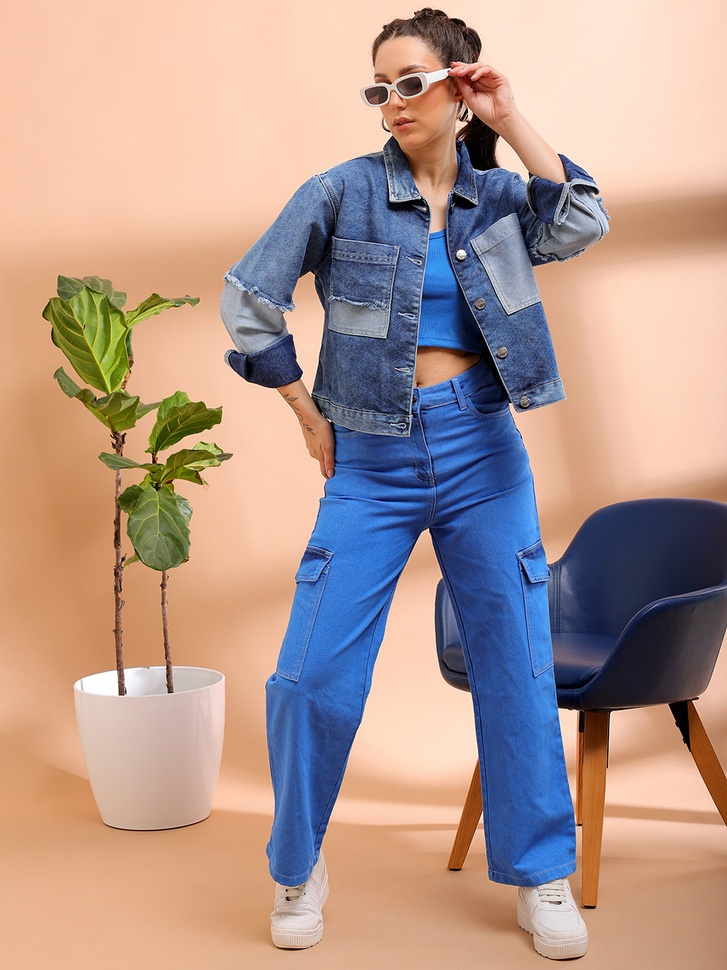
#> input picture data/input/image_1.jpeg, 727 x 970 px, shrunk from 1080 x 1440 before the run; its folder holds only this picture in this run
$ python main.py
#> lines starting #> are read from the running program, lines starting #| are printed output that depends on the picture; after the words box and inside, x2 and y2 are one past the last pixel; in counts of white or black regions, pixels touching at a corner belong together
### src/utils.py
# src/utils.py

import cv2

def load_image(image_path):
    # Load an image from the specified path
#> called with image_path = 'data/input/image_1.jpeg'
    image = cv2.imread(image_path)
#> image is the input picture: shape (970, 727, 3); mean B, G, R 143.1, 152.3, 178.2
    if image is None:
        raise FileNotFoundError(f"Image not found: {image_path}")
    return image

def save_image(image, output_path):
    # Save an image to the specified path
    cv2.imwrite(output_path, image)

### src/preprocessing.py
# src/preprocessing.py

import cv2

def preprocess_image(image):
    # Convert the image to grayscale
    gray_image = cv2.cvtColor(image, cv2.COLOR_BGR2GRAY)
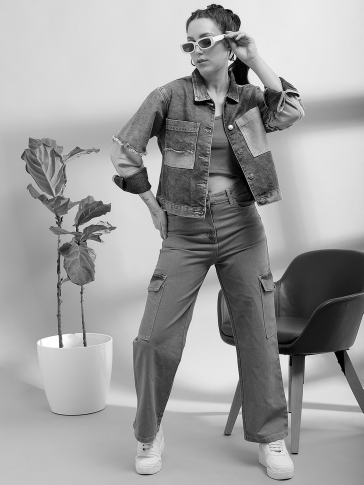
#> gray_image: shape (970, 727) (shown at 1/2 size); min 0, max 255, mean 159

    # Apply Gaussian blur to reduce noise
    blurred_image = cv2.GaussianBlur(gray_image, (5, 5), 0)

    return blurred_image

### src/segmentation.py
# src/segmentation.py

import cv2
import numpy as np

def segment_garment(image):
    # Threshold the image to create a binary mask
    _, mask = cv2.threshold(image, 127, 255, cv2.THRESH_BINARY_INV + cv2.THRESH_OTSU)
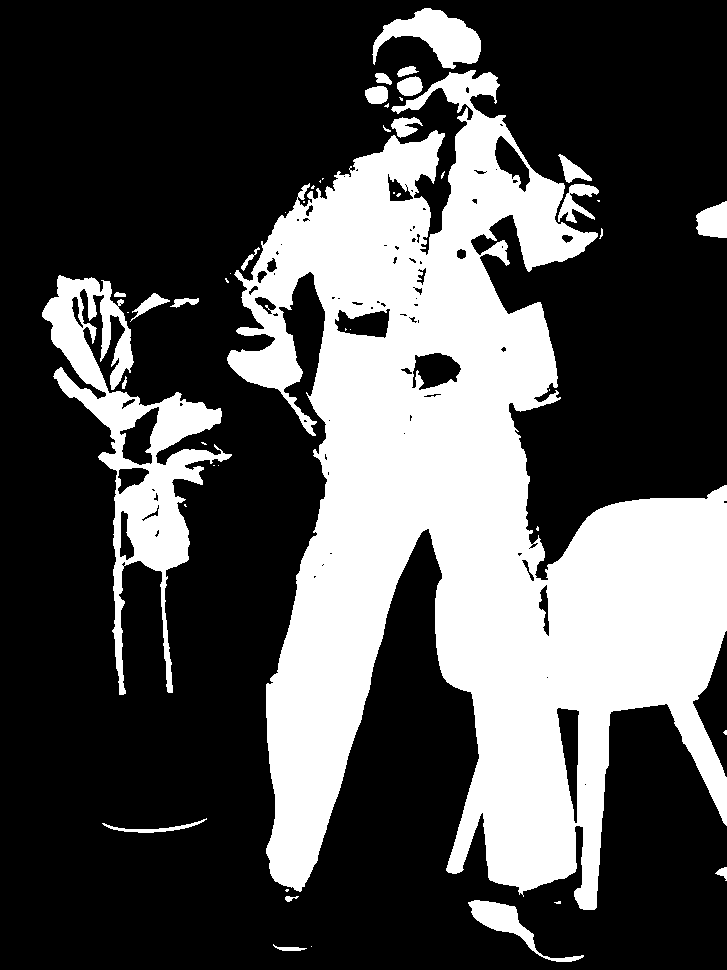
#> mask: shape (970, 727); 31.7% white; 49 white regions (26 under 20 px), largest, box (x1, y1, x2, y2) and area: (227, 70, 727, 910) 194828, (42, 275, 232, 695) 19097, (372, 8, 481, 69) 3279

    return mask

### src/postprocessing.py
# src/postprocessing.py

import cv2

def refine_mask(mask):
    # Apply morphological operations to remove small noise and fill gaps
    kernel = cv2.getStructuringElement(cv2.MORPH_ELLIPSE, (5, 5))
    refined_mask = cv2.morphologyEx(mask, cv2.MORPH_CLOSE, kernel, iterations=2)
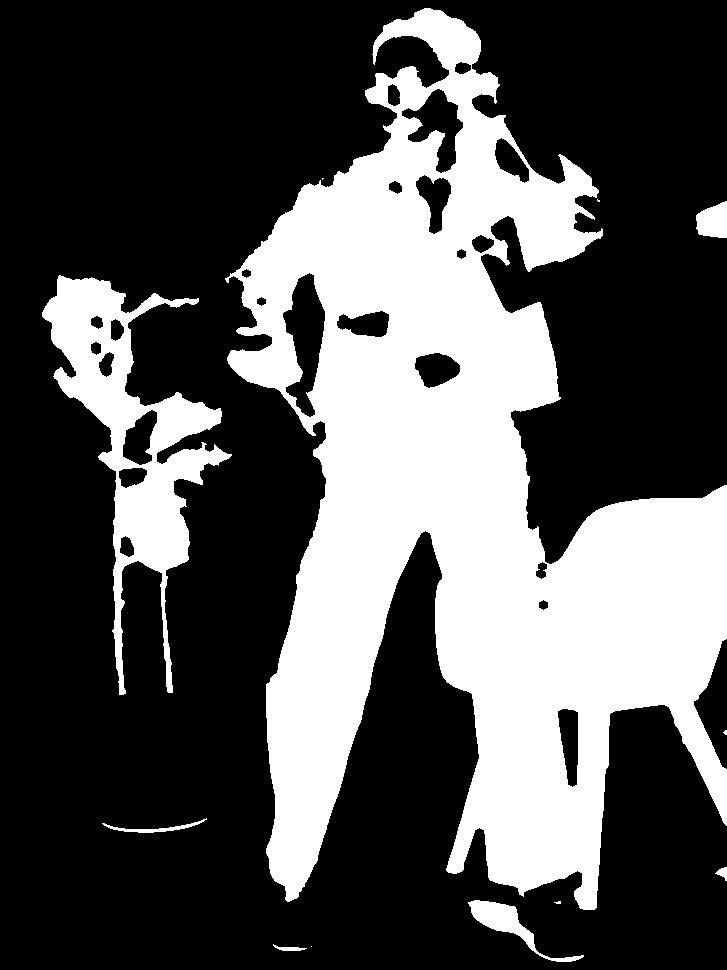
#> refined_mask: shape (970, 727); 32.8% white; 12 white regions (5 under 20 px), largest, box (x1, y1, x2, y2) and area: (225, 8, 727, 910) 206316, (42, 275, 232, 695) 22223, (468, 900, 584, 962) 1608
    refined_mask = cv2.morphologyEx(refined_mask, cv2.MORPH_OPEN, kernel, iterations=2)
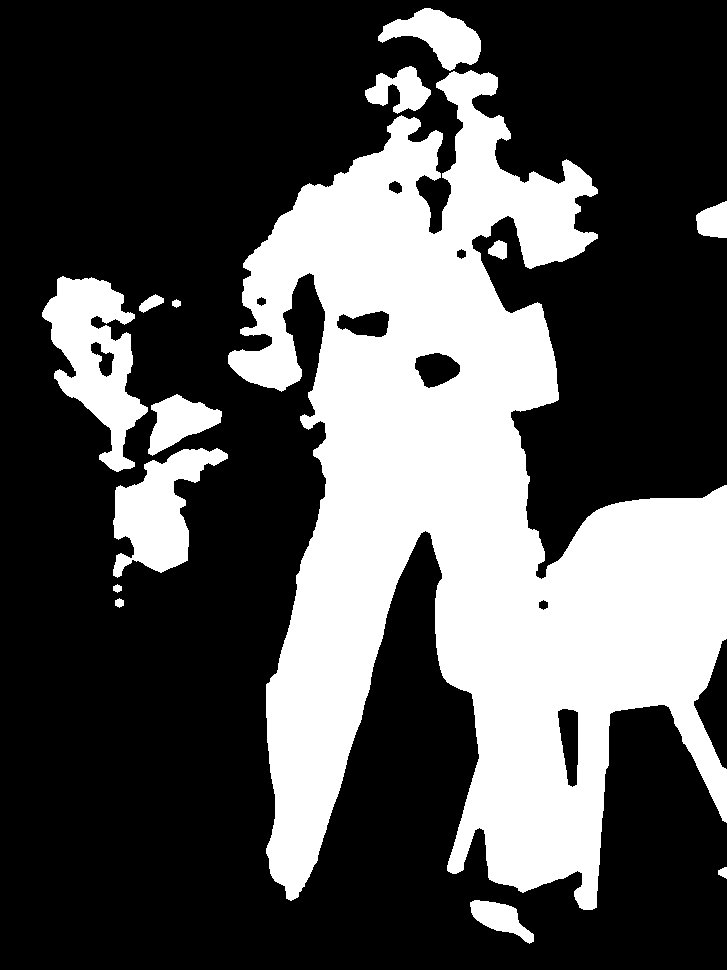
#> refined_mask: shape (970, 727); 32.2% white; 14 white regions, largest, box (x1, y1, x2, y2) and area: (228, 70, 727, 910) 199729, (42, 276, 148, 472) 9828, (113, 448, 228, 578) 7350

    return refined_mask

### src/pipleline.py
# src/pipeline.py


from src.preprocessing import preprocess_image
from src.segmentation import segment_garment
from src.postprocessing import refine_mask
from src.utils import load_image, save_image

class GarmentMaskingPipeline:

    def process_image(self, image_path):
        # Load the image
        image = load_image(image_path)

        # Preprocess the image
        preprocessed_image = preprocess_image(image)

        # Perform segmentation
        mask = segment_garment(preprocessed_image)

        # Refine the mask
        refined_mask = refine_mask(mask)

        return refined_mask

    def save_mask(self, mask, output_path):
        save_image(mask, output_path)

### main.py
# main.py

import os
from src.pipleline import GarmentMaskingPipeline

def main():
    input_dir = 'data/input'
    output_dir = 'data/output'

    # Ensure output directory exists
    os.makedirs(output_dir, exist_ok=True)

    # Initialize the masking pipeline
    pipeline = GarmentMaskingPipeline()

    # Process each image in the input directory
    for image_name in os.listdir(input_dir):
        input_path = os.path.join(input_dir, image_name)
        output_path = os.path.join(output_dir, image_name)

        print(f"Processing {image_name}...")
        mask = pipeline.process_image(input_path)

        # Save the output mask
        pipeline.save_mask(mask, output_path)
        print(f"Mask saved to {output_path}")

if __name__ == '__main__':
    main()

$ run again, on data/input/image_4.jpg
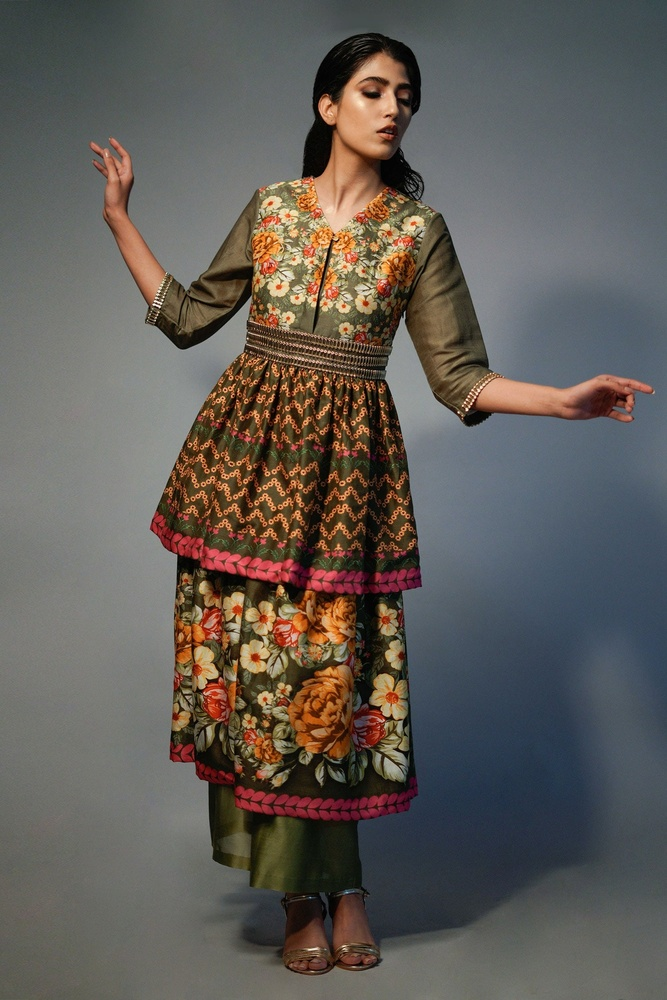
#> input picture data/input/image_4.jpg, 667 x 1000 px, shrunk from 1500 x 2250 before the run
#> in load_image, image is the input picture: shape (1000, 667, 3); mean B, G, R 87.3, 92.3, 97
#> in segment_garment, `_, mask = cv2.threshold(image, 127, 255, cv2.THRESH_BINARY_INV + cv2.T..`:
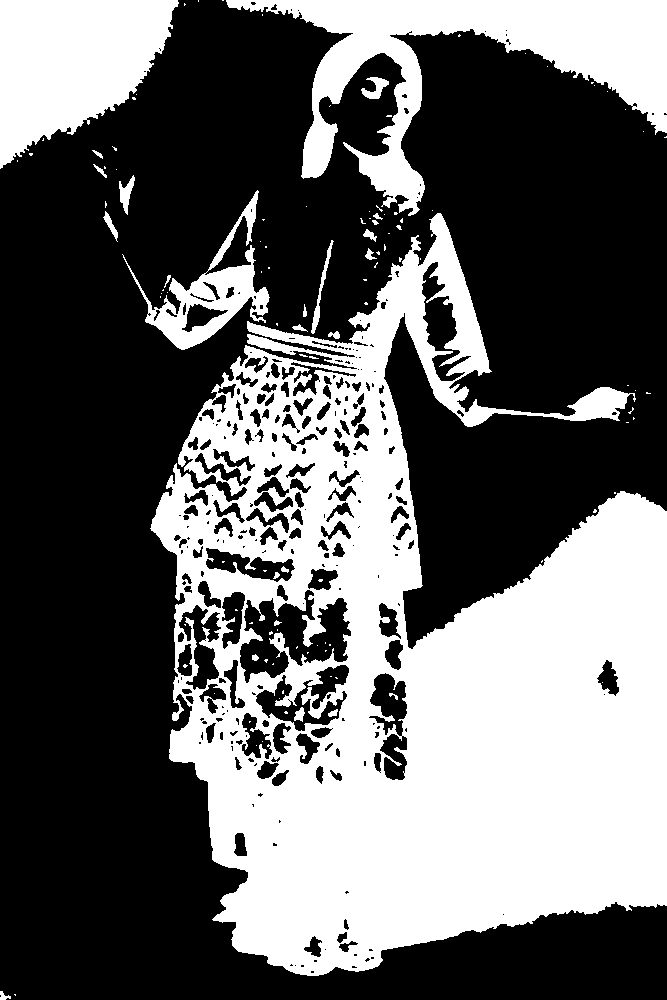
#> mask: shape (1000, 667); 39.5% white; 117 white regions (91 under 20 px), largest, box (x1, y1, x2, y2) and area: (150, 213, 667, 976) 205468, (226, 0, 667, 216) 30084, (0, 0, 179, 169) 19824
#> in refine_mask, `refined_mask = cv2.morphologyEx(refined_mask, cv2.MORPH_OPEN, kernel, ..`:
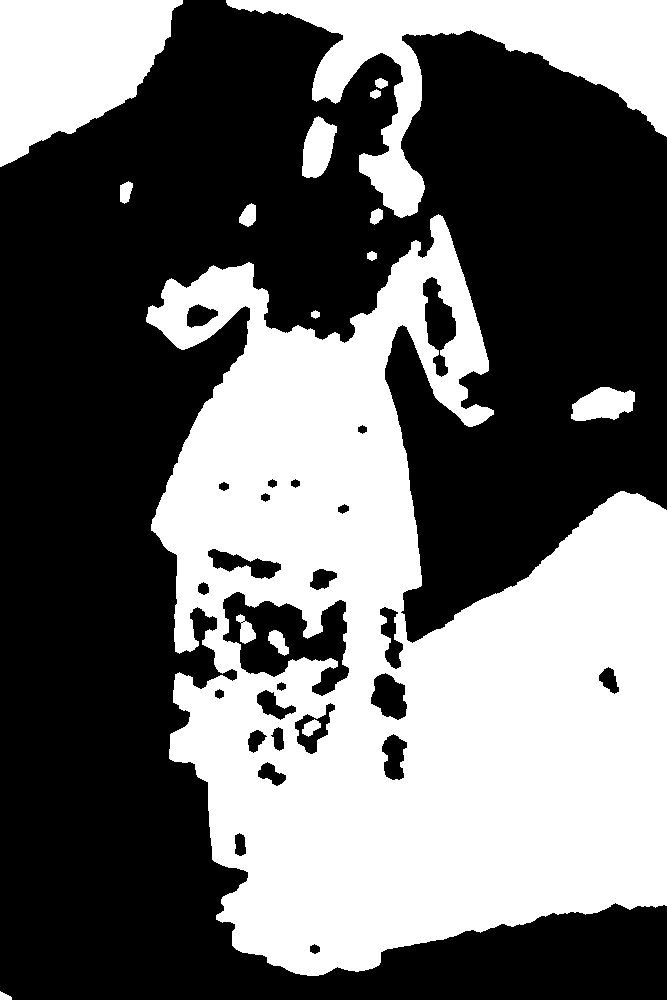
#> refined_mask: shape (1000, 667); 42.1% white; 16 white regions, largest, box (x1, y1, x2, y2) and area: (146, 214, 667, 976) 226585, (226, 0, 667, 218) 29269, (0, 0, 183, 167) 20137

$ run again, on data/input/image_5.jpg
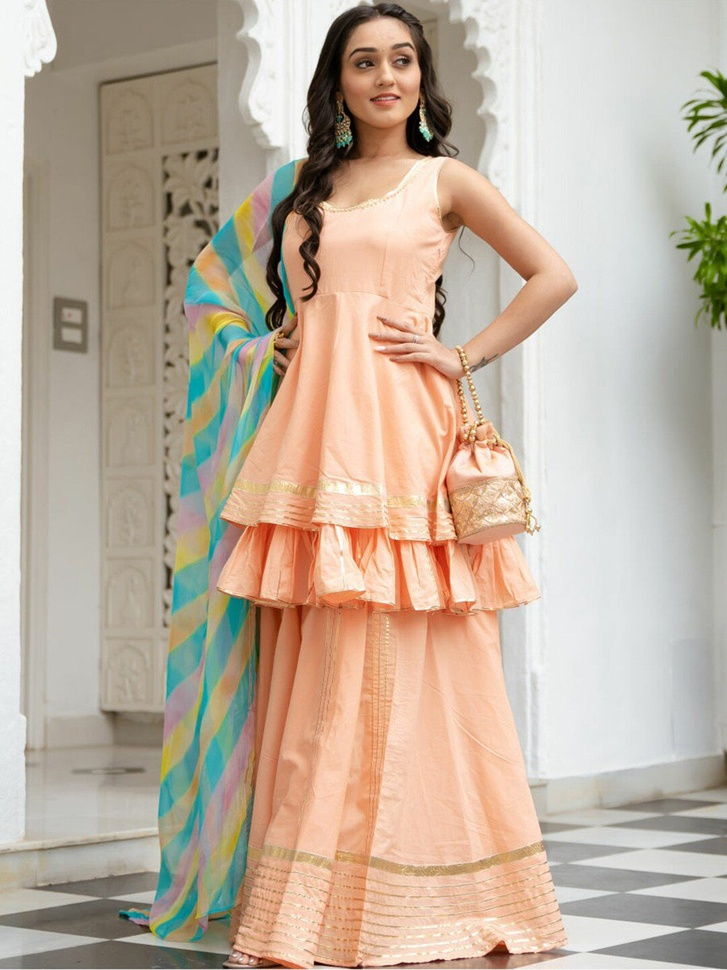
#> input picture data/input/image_5.jpg, 727 x 970 px, shrunk from 1080 x 1440 before the run
#> in load_image, image is the input picture: shape (970, 727, 3); mean B, G, R 158.8, 175.5, 191.4
#> in segment_garment, `_, mask = cv2.threshold(image, 127, 255, cv2.THRESH_BINARY_INV + cv2.T..`:
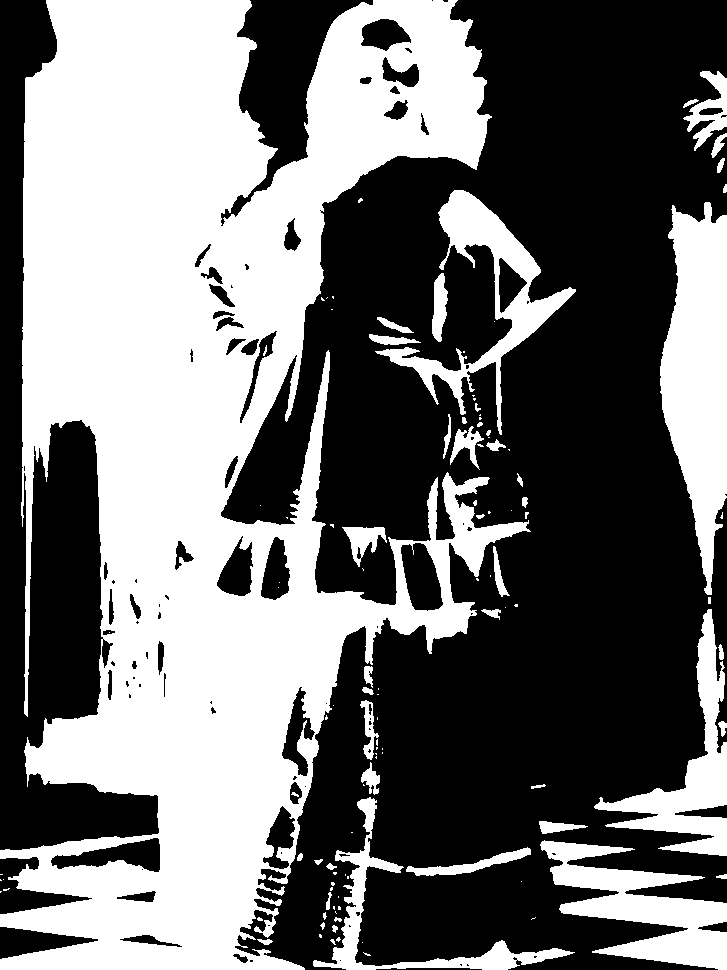
#> mask: shape (970, 727); 44.6% white; 114 white regions (65 under 20 px), largest, box (x1, y1, x2, y2) and area: (0, 0, 531, 970) 254845, (660, 202, 727, 595) 17364, (540, 840, 727, 970) 10713
#> in refine_mask, `refined_mask = cv2.morphologyEx(refined_mask, cv2.MORPH_OPEN, kernel, ..`:
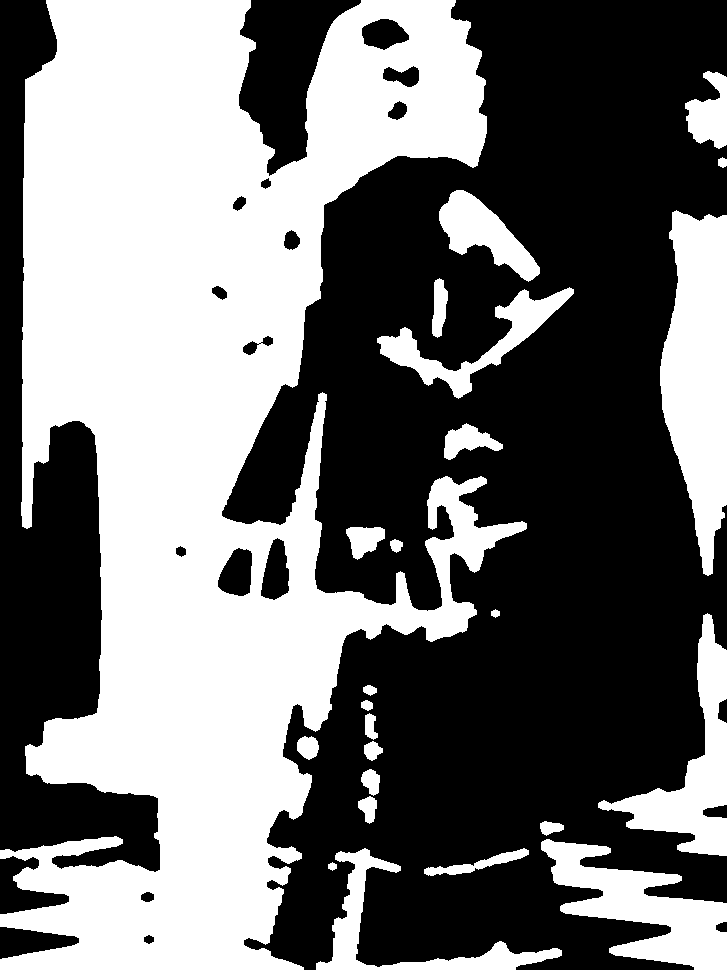
#> refined_mask: shape (970, 727); 45.2% white; 24 white regions, largest, box (x1, y1, x2, y2) and area: (0, 0, 527, 970) 258999, (660, 210, 727, 576) 17313, (541, 839, 727, 970) 10911
